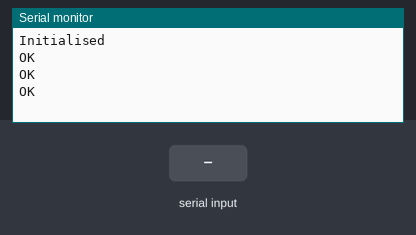
This sketch was run on a simulated ESP8266 (NodeMCU). Shown: the last lines printed to the serial monitor. The inputs (shaded band) are chosen by the test bench. The modem accepts every AT command (registered, SIM ready, sends succeed) and sends nothing else.

Above: at 4.7 s.
4.8 s: "1" received over the second serial link
At 6.3 s:
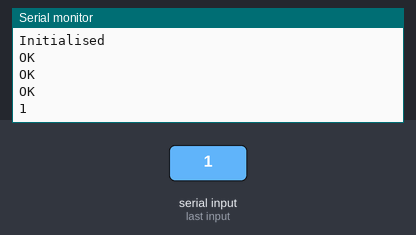
7.3 s: "0" received over the second serial link
At 8.7 s:
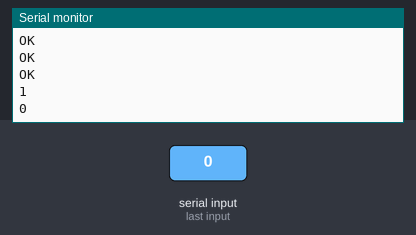
8.8 s: "2" received over the second serial link
At 10.5 s:
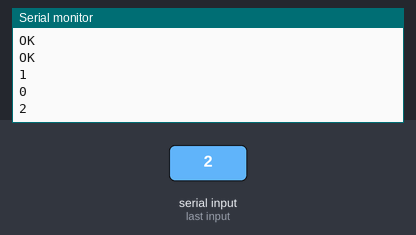

Measured:
- after the input at 4.8 s, the serial monitor: prints a new line after 1.0 s (image 1)
- after the input at 7.3 s, the serial monitor: prints a new line after 1.0 s (image 2)
- after the input at 8.8 s, the serial monitor: prints a new line after 1.0 s (image 3)

The sketch:

lora_receive_esp32.ino
```cpp
String lora_band = "915000000"; //enter band as per your country
String lora_networkid = "5";    //enter Lora Network ID
String lora_address = "2";      //enter Lora address

String incomingString;

void setup()
{
  Serial.begin(115200);
  Serial1.begin(115200, SERIAL_8N1, D3, D2);


  delay(1500);
  Serial1.println("AT+BAND=" + lora_band);
  delay(500);
  Serial1.println("AT+NETWORKID=" + lora_networkid);
  delay(500);
  Serial1.println("AT+ADDRESS=" + lora_address);
  delay(1000);
  Serial.println("Initialised");

}

void loop()
{
  if(Serial1.available()) {
    incomingString = Serial1.readString();
    Serial.println(incomingString);
  }
}
```
